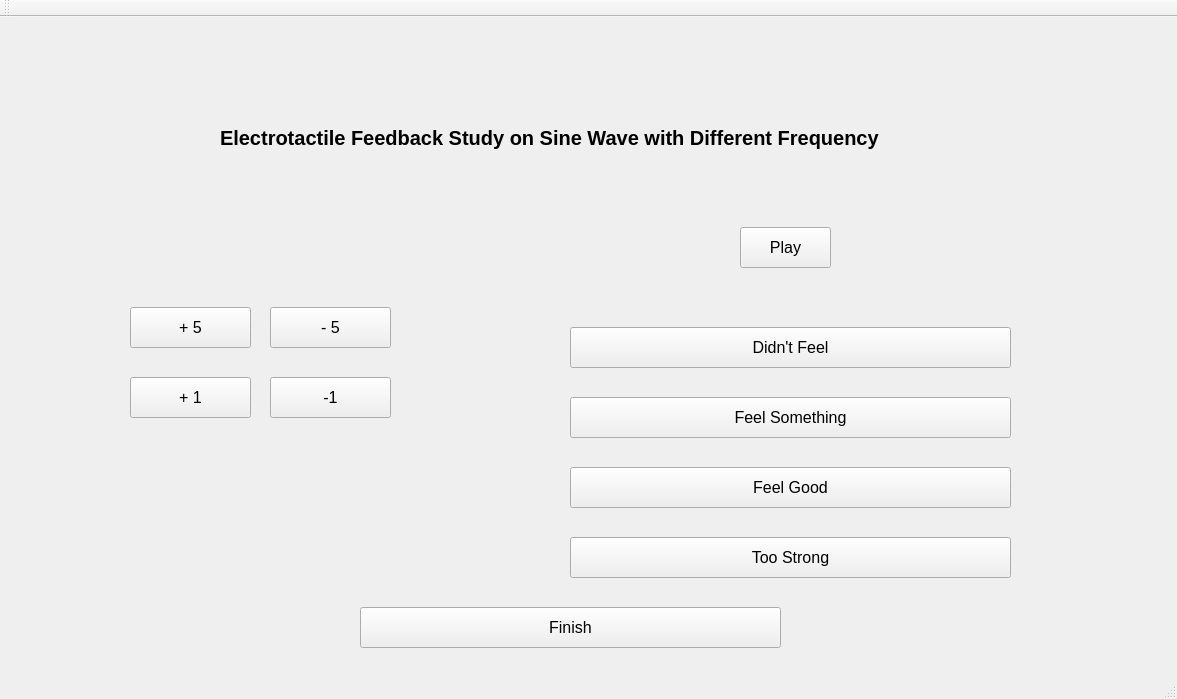
<?xml version="1.0" encoding="UTF-8"?>
<ui version="4.0">
 <class>MainWindow</class>
 <widget class="QMainWindow" name="MainWindow">
  <property name="geometry">
   <rect>
    <x>0</x>
    <y>0</y>
    <width>1177</width>
    <height>699</height>
   </rect>
  </property>
  <property name="windowTitle">
   <string>MainWindow</string>
  </property>
  <widget class="QWidget" name="centralWidget">
   <widget class="QPushButton" name="finish">
    <property name="geometry">
     <rect>
      <x>360</x>
      <y>590</y>
      <width>421</width>
      <height>41</height>
     </rect>
    </property>
    <property name="font">
     <font>
      <pointsize>12</pointsize>
     </font>
    </property>
    <property name="text">
     <string>Finish</string>
    </property>
   </widget>
   <widget class="QPushButton" name="feel_good">
    <property name="geometry">
     <rect>
      <x>570</x>
      <y>450</y>
      <width>441</width>
      <height>41</height>
     </rect>
    </property>
    <property name="font">
     <font>
      <pointsize>12</pointsize>
     </font>
    </property>
    <property name="text">
     <string>Feel Good</string>
    </property>
   </widget>
   <widget class="QPushButton" name="decrease_five">
    <property name="geometry">
     <rect>
      <x>270</x>
      <y>290</y>
      <width>121</width>
      <height>41</height>
     </rect>
    </property>
    <property name="font">
     <font>
      <pointsize>12</pointsize>
     </font>
    </property>
    <property name="text">
     <string>- 5</string>
    </property>
   </widget>
   <widget class="QPushButton" name="feel_nothing">
    <property name="geometry">
     <rect>
      <x>570</x>
      <y>310</y>
      <width>441</width>
      <height>41</height>
     </rect>
    </property>
    <property name="font">
     <font>
      <pointsize>12</pointsize>
     </font>
    </property>
    <property name="text">
     <string>Didn't Feel</string>
    </property>
   </widget>
   <widget class="QPushButton" name="play">
    <property name="geometry">
     <rect>
      <x>740</x>
      <y>210</y>
      <width>91</width>
      <height>41</height>
     </rect>
    </property>
    <property name="font">
     <font>
      <pointsize>12</pointsize>
     </font>
    </property>
    <property name="text">
     <string>Play</string>
    </property>
   </widget>
   <widget class="QPushButton" name="increase_five">
    <property name="geometry">
     <rect>
      <x>130</x>
      <y>290</y>
      <width>121</width>
      <height>41</height>
     </rect>
    </property>
    <property name="font">
     <font>
      <pointsize>12</pointsize>
     </font>
    </property>
    <property name="text">
     <string>+ 5</string>
    </property>
   </widget>
   <widget class="QPushButton" name="decrease_one">
    <property name="geometry">
     <rect>
      <x>270</x>
      <y>360</y>
      <width>121</width>
      <height>41</height>
     </rect>
    </property>
    <property name="font">
     <font>
      <pointsize>12</pointsize>
     </font>
    </property>
    <property name="text">
     <string>-1</string>
    </property>
   </widget>
   <widget class="QPushButton" name="feel_something">
    <property name="geometry">
     <rect>
      <x>570</x>
      <y>380</y>
      <width>441</width>
      <height>41</height>
     </rect>
    </property>
    <property name="font">
     <font>
      <pointsize>12</pointsize>
     </font>
    </property>
    <property name="text">
     <string>Feel Something</string>
    </property>
   </widget>
   <widget class="QLabel" name="title">
    <property name="geometry">
     <rect>
      <x>220</x>
      <y>100</y>
      <width>731</width>
      <height>41</height>
     </rect>
    </property>
    <property name="font">
     <font>
      <pointsize>15</pointsize>
      <weight>75</weight>
      <bold>true</bold>
     </font>
    </property>
    <property name="text">
     <string>Electrotactile Feedback Study on Sine Wave with Different Frequency</string>
    </property>
   </widget>
   <widget class="QPushButton" name="increase_one">
    <property name="geometry">
     <rect>
      <x>130</x>
      <y>360</y>
      <width>121</width>
      <height>41</height>
     </rect>
    </property>
    <property name="font">
     <font>
      <pointsize>12</pointsize>
     </font>
    </property>
    <property name="text">
     <string>+ 1</string>
    </property>
   </widget>
   <widget class="QPushButton" name="feel_strong">
    <property name="geometry">
     <rect>
      <x>570</x>
      <y>520</y>
      <width>441</width>
      <height>41</height>
     </rect>
    </property>
    <property name="font">
     <font>
      <pointsize>12</pointsize>
     </font>
    </property>
    <property name="text">
     <string>Too Strong</string>
    </property>
   </widget>
  </widget>
  <widget class="QMenuBar" name="menuBar">
   <property name="geometry">
    <rect>
     <x>0</x>
     <y>0</y>
     <width>1177</width>
     <height>20</height>
    </rect>
   </property>
  </widget>
  <widget class="QToolBar" name="mainToolBar">
   <attribute name="toolBarArea">
    <enum>TopToolBarArea</enum>
   </attribute>
   <attribute name="toolBarBreak">
    <bool>false</bool>
   </attribute>
  </widget>
  <widget class="QStatusBar" name="statusBar"/>
 </widget>
 <layoutdefault spacing="6" margin="11"/>
 <resources/>
 <connections/>
</ui>
